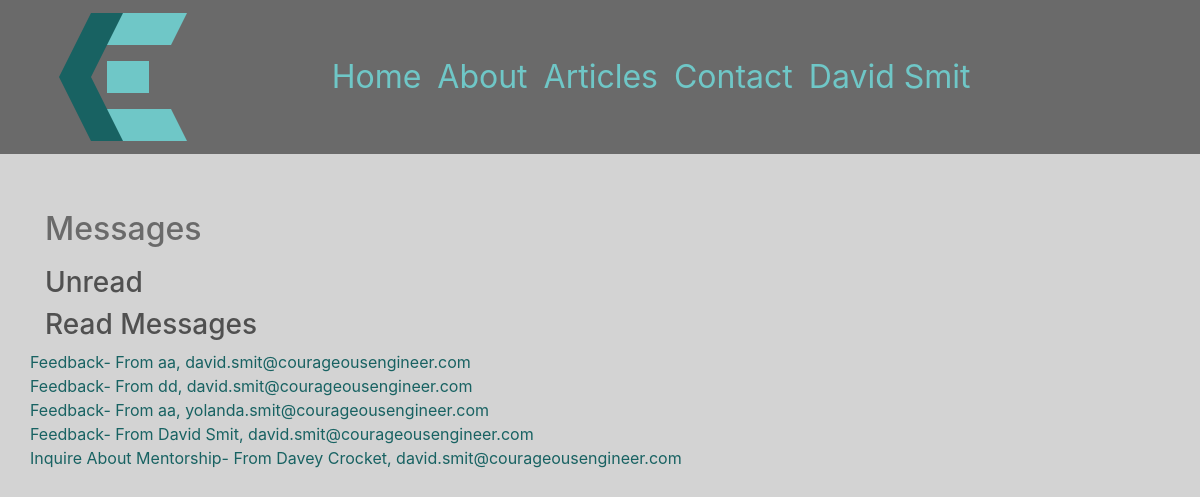
The app's page /read/messages (signed in) with its own data.
### chrissmit/services/db_models.py (models this page shows, shortened)
class User(db.Model, UserMixin):
    id = db.Column(db.Integer, primary_key=True, )
    authorization_level = db.Column(db.String(60), nullable=False, )
    linkedin = db.Column(db.String(100),)
    full_name = db.Column(db.String(45), unique=False, nullable=False,)
    twitter_handle = db.Column(db.String(20), unique=True, nullable=True,)
    email = db.Column(db.String(120), unique=True, nullable=False, )
    image_file = db.Column(db.String(20), nullable=False, default='default.svg', )
    password = db.Column(db.String(60), nullable=False, )
    articles = db.relationship('Article', backref='author', lazy=True)
    edits = db.relationship('ArticleEdits', backref='author', lazy=True)
    content = db.Column(db.Text, nullable=False)

class Messages(db.Model):
    id = db.Column(db.Integer, primary_key=True)
    name = db.Column(db.String(100), nullable=False)
    email = db.Column(db.String(120), nullable=False)
    reason = db.Column(db.Integer, db.ForeignKey('reasons.id'))
    content = db.Column(db.Text, nullable=False)

class Reasons(db.Model):
    id = db.Column(db.Integer, primary_key=True)
    desc = db.Column(db.String(50), nullable=False)

### chrissmit/views/maintenance_views.py (the view)
@blueprint.route('/read/messages')
@login_required
def read_messages():
    recent_articles = article.get_last(4)
    read_messages = messages.get_read()
    unread_messages = messages.get_unread()
    return render_template(
        template_name_or_list=f'maintenance/messages.html',
        recent_articles=recent_articles,
        read_messages=read_messages,
        unread_messages=unread_messages,
    )

### chrissmit/services/article.py (called while the page is built)
def get_last(number=4, desc=True):
    full_article = full_article_data()
    if desc:
        return full_article.filter(Article.is_released==True).order_by(Article.posted.desc()).limit(number).all()
    return full_article.filter(Article.is_released==True).limit(number).all()

def full_article_data():
    fields = full_data_fields()
    return fields.join(
        ArticleEdits,
        Article.current_edit_id == ArticleEdits.id,
    ).join(
        User,
        Article.author_id == User.id
    )

def full_data_fields():
    return db.session.query(
        ArticleEdits.id,
        ArticleEdits.article_id,
        Article.posted,
        Article.edited,
        Article.is_released,
        Article.author_id,
        Article.current_edit_id,
        ArticleEdits.title,
        ArticleEdits.preview,
        ArticleEdits.content,
        ArticleEdits.image_file,
        ArticleEdits.user_id,
        ArticleEdits.is_edited,
        ArticleEdits.is_ready_for_release,
        ArticleEdits.edited,
        Article.author_id,
        User.full_name,
    )

### chrissmit/services/db_models.py (called while the page is built)
@login_manager.user_loader
def load_user(user_id):
    return User.query.get(int(user_id))

### chrissmit/services/messages.py (called while the page is built)
def get_read():
    full_message = full_message_data()
    user_read = user_read_data()
    return full_message.filter(
        Messages.id.in_(user_read),
    ).all()

def get_unread():
    full_message = full_message_data()
    user_read = user_read_data()
    return full_message.filter(
        ~Messages.id.in_(user_read),
    ).all()

def user_read_data():
    return db.session.query(
        Read.message_id
        ).filter(
        Read.user_id == current_user.id
    )

def full_message_data():
    return db.session.query(
        Messages.id,
        Messages.name,
        Messages.email,
        Messages.content,
        Reasons.desc,
    ).join(
        Reasons,
        Reasons.id == Messages.reason,
    )

### chrissmit/templates/maintenance/messages.html (shortened to what this page needs)
{% extends "shared/_layout.html" %}
{% block main_content %}
<div class="main_content">
    <h2>Messages</h2>
    {% if read_messages %}
        <h3>Unread</h3>
    {% endif %}
    {% if read_messages %}
    <h3>Read Messages</h3>
    {%  for message in read_messages %}
        <div class="row">
            <a href="{{ url_for('maintenance.read_message',message_id=message.id) }}">
                {{ message.desc }}- From {{ message.name }}, {{ message.email }}
            </a>
        </div>
    {% endfor %}
{% endif %}
</div>
{%  endblock %}

### chrissmit/templates/shared/_layout.html (shortened to what this page needs)
<!DOCTYPE html>
<html lang="en">
<head>
<!DOCTYPE html>
<html lang="en">
<head>
    <link rel="stylesheet"
          href="https://stackpath.bootstrapcdn.com/bootstrap/4.1.3/css/bootstrap.min.css"
>
    <link rel="stylesheet" href="/static/css/site.css">
</head>
<body>
<div class="nav-outer fixed-top">
    <div class="container menu">
        <nav class="navbar navbar-expand-lg col-sm-12">
            <div class="row">
                <button class="navbar-toggler logo" type="button" data-toggle="collapse" data-target="#navbarNavDropdown " id="logo">
                    <img src="../../../static/img/logo.svg">
                </button>
            </div>
            <div class="col-sm-9">
                <div class="collapse navbar-collapse" id="navbarNavDropdown">
                    <ul class="navbar-nav">
                        <li class="nav-item"><a class="nav-link" href="{{ url_for('navigation.index') }}">Home</a></li>
                        <li class="nav-item"><a class="nav-link" href="{{ url_for('navigation.about') }}">About</a></li>
                        <li class="nav-item">
                           <div class="dropdown show">
                              <a class="nav-link"
                                 href="#" role="button"
                                 id="dropdownMenuLink"
                                 data-toggle="dropdown"
                                 aria-haspopup="true"
                                 aria-expanded="false">Articles</a>
                              </div>
                        <li class="nav-item"><a class="nav-link" href="{{ url_for('navigation.contact') }}">Contact</a></li>
                        {% if current_user.is_authenticated %}
                        <li class="nav-item">
                            <div class="dropdown show">
                               <a class="nav-link"
                                  href="#" role="button"
                                  id="dropdownMenuLink"
                                  data-toggle="dropdown"
                                  aria-haspopup="true"
                                  aria-expanded="false">{{ current_user.full_name }}</a>
                               </div>
                        {% endif %}
                    </ul>
                </div>
        </div>
        </nav>
    </div>
</div>
<div class="main_content container">
    <div class="row">
        <div class="col-md-10">
            {% block main_content %}
            {% endblock %}
        </div>
    </div>
</div>
</body>
</html>

### chrissmit/static/css/site.css (style rules this page uses)
html { background-color: lightgray; }
body { background-color: lightgray; }
.main_content { margin-top: 100px; color: rgba(80,80,80,1); background-color: lightgray; border: 2px height: 100%; }
h2 { color: rgba(80,80,80,0.80); padding-top: 10px; padding-bottom: 10px; }
.nav-outer { background-color: rgba(80,80,80,0.80); width: 100%; }
nav { font-size: 2rem; margin-left: 0px; margin-right: auto; }
.nav-link { color: #6FC7C7; text-align: left; margin-left: auto; margin-right: 0px; width: 100% }
a { color: #186262; }
#logo { display: inline-block; }
.collapse:not(.show) { float: right; }

### records on screen
User: full_name "David Smit"
Messages: desc "Feedback", name "aa", email "david.smit@courageousengineer.com"
Messages: desc "Feedback", name "dd", email "david.smit@courageousengineer.com"
Messages: desc "Feedback", name "aa", email "yolanda.smit@courageousengineer.com"
Messages: desc "Feedback", name "David Smit", email "david.smit@courageousengineer.com"
Messages: desc "Inquire About Mentorship", name "Davey Crocket", email "david.smit@courageousengineer.com"
